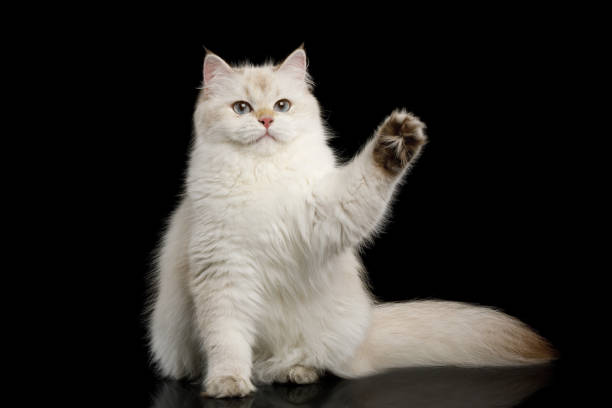
#> input picture binary_images/kitty.png, 612 x 408 px
$ python histogram.py
#> lines starting #> are read from the running program, lines starting #| are printed output that depends on the picture
import numpy as np
import matplotlib.pyplot as plt
import math
import cv2

image_path = "kitty.png"


img_bgr = cv2.imread(image_path)
#> img_bgr is the input picture: shape (408, 612, 3); mean B, G, R 47.6, 51.3, 53.9

if len(img_bgr.shape) > 2:
    gray_image = cv2.cvtColor(img_bgr, cv2.COLOR_BGR2GRAY)
else:
    gray_image = img_bgr

fig_hist, axes_hist = plt.subplots(1, 2, figsize=(12, 5))
fig_hist.suptitle('Histogram Analysis', fontsize=16)

axes_hist[0].imshow(gray_image, cmap='gray')
axes_hist[0].set_title('Grayscale Image')
axes_hist[0].axis('off')

axes_hist[1].hist(gray_image.flatten(), bins=256, range=[0, 256], color='gray', log=True)
axes_hist[1].set_title('Logarithmic Intensity Histogram')
axes_hist[1].set_xlabel('Pixel Intensity (0=Black, 255=White)')
axes_hist[1].set_ylabel('Number of Pixels (Log Scale)')
axes_hist[1].set_xlim([0, 256])

otsu_threshold, _ = cv2.threshold(gray_image, 0, 255, cv2.THRESH_BINARY + cv2.THRESH_OTSU)
#> otsu_threshold = 90
print(f"Otsu's method calculated optimal threshold = {int(otsu_threshold)}")
#| Otsu's method calculated optimal threshold = 90

axes_hist[1].axvline(otsu_threshold, color='g', linestyle='dashed', linewidth=2, label=f"Otsu's Threshold = {int(otsu_threshold)}")
axes_hist[1].legend()

plt.tight_layout(rect=[0, 0.03, 1, 0.95])
plt.show()
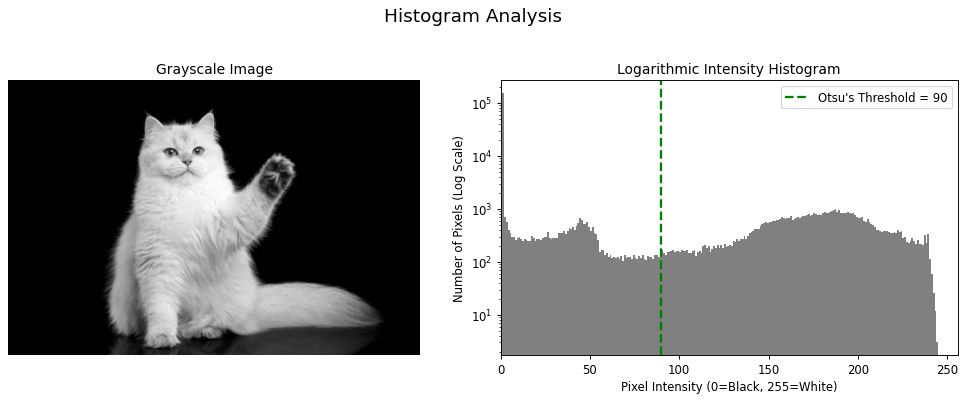
#> figure drawn by matplotlib, 2 panels; panel 2: tallest bar 155400 high, from x = 1 to 2

$ run again, with binary_images/A.png copied over binary_images/kitty.png
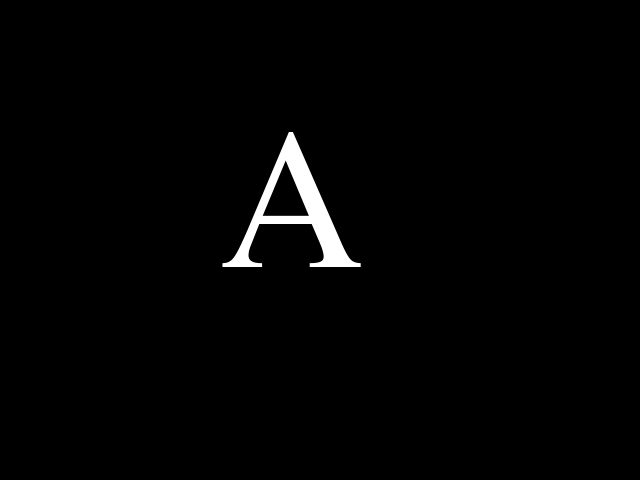
#> input picture binary_images/A.png, 640 x 480 px
#> img_bgr is the input picture: shape (480, 640, 3); min 0, max 255, mean 3.7
#> otsu_threshold = 125
#| Otsu's method calculated optimal threshold = 125
#> `plt.show()`:
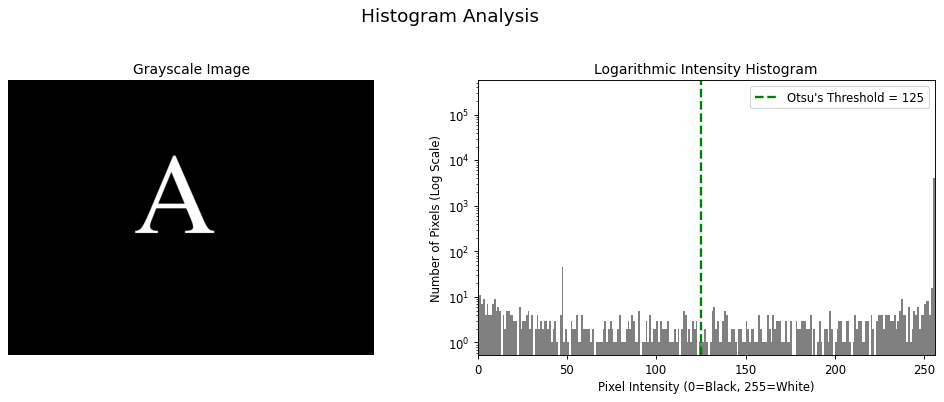
#> figure drawn by matplotlib, 2 panels; panel 2: tallest bar 302386 high, from x = 0 to 1

$ run again, with binary_images/Test.png copied over binary_images/kitty.png
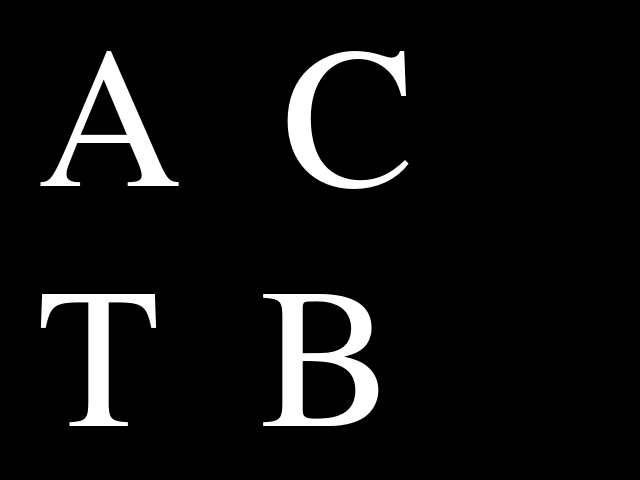
#> input picture binary_images/Test.png, 640 x 480 px
#> img_bgr is the input picture: shape (480, 640, 3); min 0, max 255, mean 16.3
#> otsu_threshold = 125
#| Otsu's method calculated optimal threshold = 125
#> `plt.show()`:
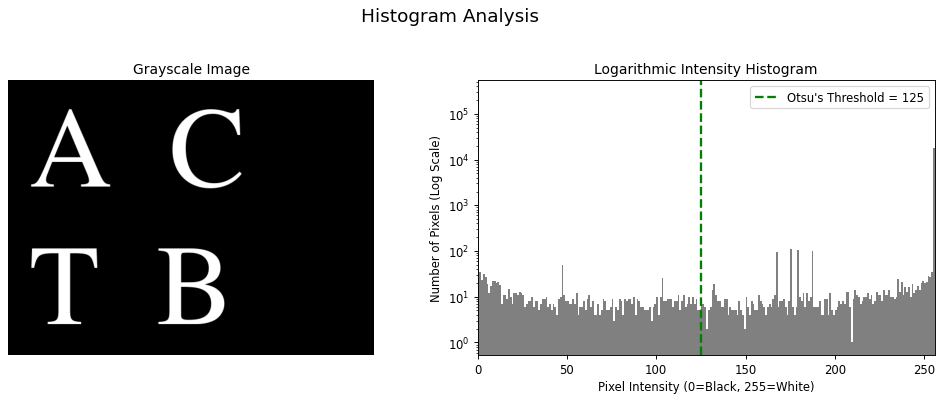
#> figure drawn by matplotlib, 2 panels; panel 2: tallest bar 286268 high, from x = 0 to 1
